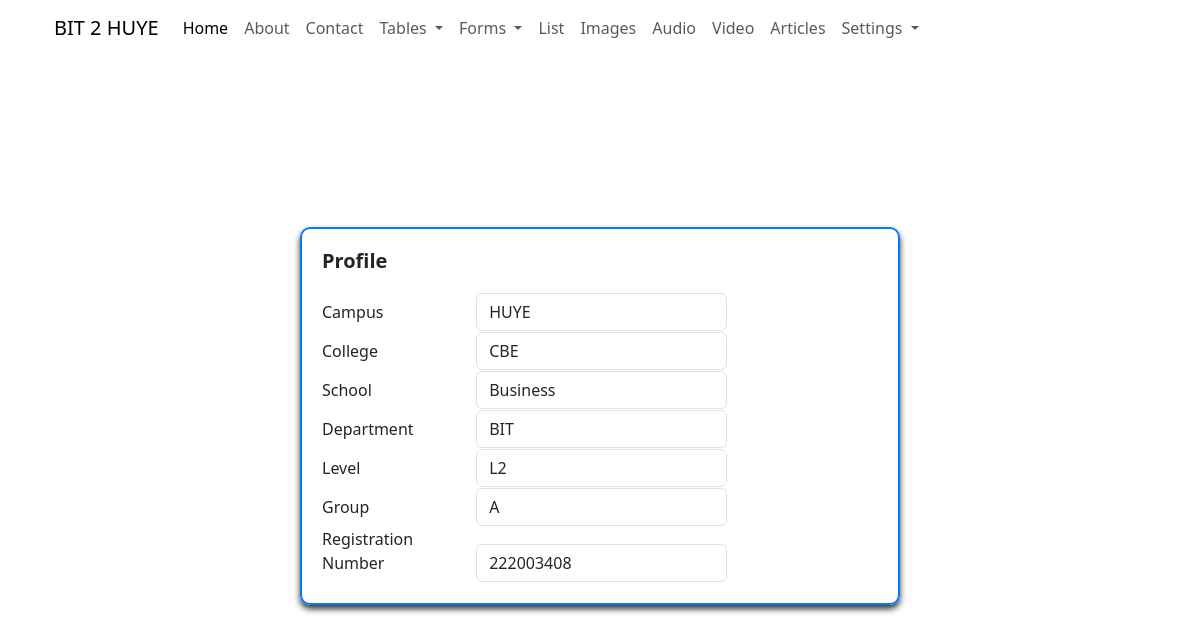
/main/set-profile.php (signed in), run on the app's committed database.
### tables this page shows
CREATE TABLE `profile` (
  `pid` int(11) NOT NULL,
  `userid` int(11) DEFAULT NULL,
  `Campus` varchar(100) DEFAULT NULL,
  `College` varchar(100) DEFAULT NULL,
  `School` varchar(100) DEFAULT NULL,
  `Department` varchar(100) DEFAULT NULL,
  `Level` varchar(50) DEFAULT NULL,
  `Group` varchar(50) DEFAULT NULL,
  `Regnumber` varchar(50) DEFAULT NULL
);

### main/set-profile.php (the view, shortened to what this page needs)
<?php
if(isset($_SESSION['username'])) {
    $username = $_SESSION['username'];
    $servername = "localhost";
    $db_username = "admin";
    $db_password = "bityear2@2024";
    $dbname = "bityeartwo2024";
    $conn = new mysqli($servername, $db_username, $db_password, $dbname);
    $sql = "SELECT id FROM user WHERE username = '$username'";
    $result = $conn->query($sql);
    if ($result && mysqli_num_rows($result) > 0) {
        $row = mysqli_fetch_assoc($result);
        $userID = $row['id'];
    } else {
        echo "Error: Unable to fetch user ID.";
        exit();
    }
} else {
    header("Location: login.php");
    exit();
}
?>
<!DOCTYPE html>
<html lang="en">
<head>
    <link href="https://cdn.jsdelivr.net/npm/bootstrap@5.3.3/dist/css/bootstrap.min.css" rel="stylesheet"
>
</head>
<body>
    <div class="container">
        <div class="row">
            <div class="col-auto">
                <div class="box">
                    <nav class="navbar navbar-expand-lg bg-body-tertiary">
                        <div class="container-fluid">
                            <a class="navbar-brand" href="#">BIT 2 HUYE</a>
                            <div class="collapse navbar-collapse" id="navbarNavDropdown">
                                <ul class="navbar-nav">
                                    <li class="nav-item">
                                        <a class="nav-link active" aria-current="page" href="index.php">Home</a>
                                    </li>
                                    <li class="nav-item">
                                        <a class="nav-link" href="about.html">About</a>
                                    </li>
                                    <li class="nav-item">
                                        <a class="nav-link" href="contact.html">Contact</a>
                                    </li>
                                    <li class="nav-item dropdown">
                                        <a class="nav-link dropdown-toggle" href="#" role="button"
                                            data-bs-toggle="dropdown" aria-expanded="false">
                                            Tables
                                        </a>
                                    </li>
                                         <li class="nav-item dropdown">
                                        <a class="nav-link dropdown-toggle" href="#" role="button"
                                            data-bs-toggle="dropdown" aria-expanded="false">
                                            Forms
                                        </a>
                                    </li>
                                    <li class="nav-item">
                                        <a class="nav-link" href="list.html">List</a>
                                    </li>
                                    <li class="nav-item">
                                        <a class="nav-link" href="image.html">Images</a>
                                    </li>
                                    <li class="nav-item">
                                        <a class="nav-link" href="audio.html">Audio</a>
                                    </li>
                                    <li class="nav-item">
                                        <a class="nav-link" href="video.html">Video</a>
                                    </li>
                                    <li class="nav-item">
                                        <a class="nav-link" href="articles.html">Articles</a>
                                    </li>
                                    <li class="nav-item dropdown">
                                        <a class="nav-link dropdown-toggle" href="#" role="button"
                                            data-bs-toggle="dropdown" aria-expanded="false">
                                            Settings
                                        </a>
                                    </li>
                                </ul>
                            </div>
                        </div>
                    </nav>
                </div>
            </div>
        </div>
    </div>
    <div class="form-container">
        <div class="form">
            <h1 class="form-title">Profile</h1>
            <form action="save_profile.php" method="post">
                <?php
                $servername = "localhost";
                $db_username = "admin";
                $db_password = "bityear2@2024";
                $dbname = "bityeartwo2024";
                $conn = new mysqli($servername, $db_username, $db_password, $dbname);
                $sql = "SELECT * FROM profile WHERE userid = ?";
                $stmt = $conn->prepare($sql);
                $stmt->bind_param("i", $userID);
                $stmt->execute();
                $result = $stmt->get_result();
                if ($result->num_rows > 0) {
                    while ($row = $result->fetch_assoc()) {
                ?>
                        <div class="form-group">
                            <label for="campus" class="form-label">Campus</label>
                            <input type="text" class="form-control" id="campus" name="campus" value="<?php echo $row['Campus']; ?>" readonly>
                        </div>
                        <div class="form-group">
                            <label for="college" class="form-label">College</label>
                            <input type="text" class="form-control" id="college" name="college" value="<?php echo $row['College']; ?>" readonly>
                        </div>
                        <div class="form-group">
                            <label for="school" class="form-label">School</label>
                            <input type="text" class="form-control" id="school" name="school" value="<?php echo $row['School']; ?>" readonly>
                        </div>
                        <div class="form-group">
                            <label for="department" class="form-label">Department</label>
                            <input type="text" class="form-control" id="department" name="department" value="<?php echo $row['Department']; ?>" readonly>
                        </div>
                        <div class="form-group">
                            <label for="level" class="form-label">Level</label>
                            <input type="text" class="form-control" id="level" name="level" value="<?php echo $row['Level']; ?>" readonly>
                        </div>
                        <div class="form-group">
                            <label for="group" class="form-label">Group</label>
                            <input type="text" class="form-control" id="group" name="group" value="<?php echo $row['Group']; ?>" readonly>
                        </div>
                        <div class="form-group">
                            <label for="regnumber" class="form-label">Registration Number</label>
                            <input type="text" class="form-control" id="regnumber" name="regnumber" value="<?php echo $row['Regnumber']; ?>" readonly>
                        </div>
                <?php
                    }
                } else {
                    echo '<div class="popup"><button type="submit" class="btn btn-primary">Complete your profile</button></div>';
                    echo '<script>document.querySelector(".popup").addEventListener("click", function() { window.location.href = "profile.php"; });</script>';
                }
                ?>
            </form>
        </div>
    </div>
</body>
</html>

### main/set-profile.php (style rules this page uses)
.navbar { background-color: white !important; }
.form-container { display: flex; justify-content: center; align-items: center; height: 90vh; }
.form { max-width: 600px; padding: 20px; border: 2px solid #007bff; border-radius: 10px; box-shadow: 0 4px 6px rgba(0, 0, 0, 0.8); }
.form-title { margin-bottom: 20px; font-weight: bold; font-size: 20px; }
.form-label { width: 150px; }
.form-control { width: calc(100% - 160px); display: inline-block; }
.form-group { display: inline-block; margin-right: 20px; }

### data on the page
profile: campus "HUYE", college "CBE", school "Business", department "BIT", level "L2", group "A", regnumber "222003408"
